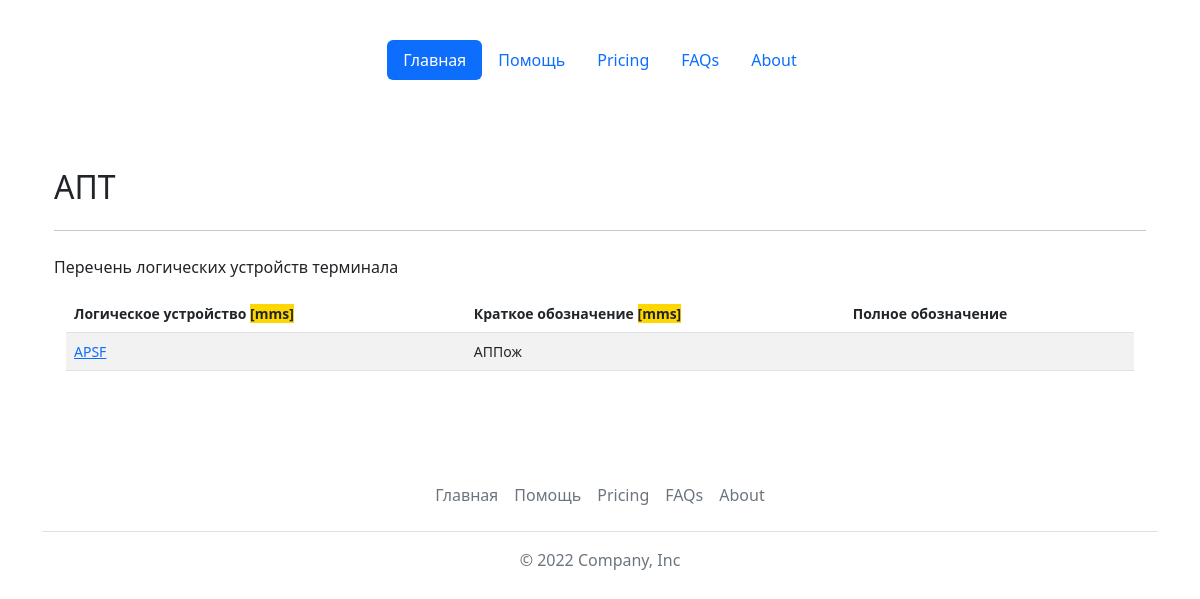
The app's page /reports/show/?name=АПТ&type=ied, older data.
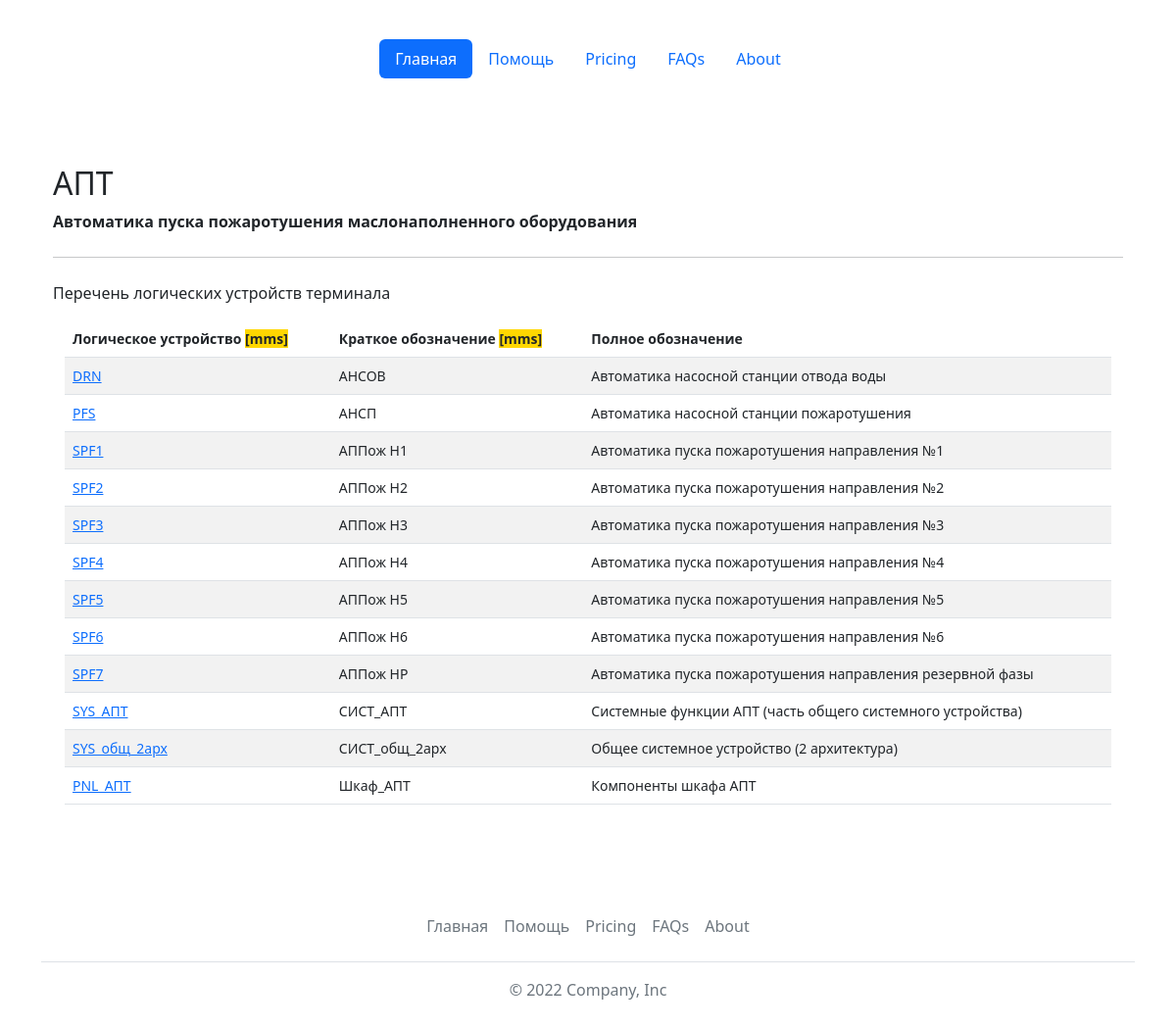
The same page, newer data.
### base_types/models.py (models this page shows, shortened)
class LogicDevices(models.Model):
    id = models.AutoField(primary_key=True)
    name = models.CharField(max_length=128, verbose_name='Обозначение логического устройства', unique=True)
    fb_name = models.CharField(max_length=128, verbose_name='Обозначение функционального блока', unique=True)
    description = models.TextField(max_length=1024, blank=True, verbose_name='Назначение логического устройства (ФБ)')
    def __str__(self):
        return self.name
    class Meta:
        verbose_name = 'Логическое устройство'
        verbose_name_plural = 'Логические устройства'
        ordering = ['name']

class Terminals(models.Model):
    id = models.AutoField(primary_key=True)
    name = models.CharField(max_length=64, verbose_name='Обозначение ИЭУ', unique=True)
    description = models.TextField(max_length=1024, blank=True, verbose_name='Назначение ИЭУ')
    class Meta:
        verbose_name = 'ИЭУ'
        verbose_name_plural = 'ИЭУ'
        ordering = ['name']

### base_types/views.py (the view, shortened to what this page needs)
# urls.py: path('reports/show/', views.show),
def show(request):
    name = request.GET.get('name')
    type = request.GET.get('type')
    if type == 'ied':
        ied = Terminals.objects.get(name=name)
        conns = PhDLDconnections.objects.all().filter(ied_id=ied.id)
        conns = conns.order_by('ld')
        lds = list()
        for item in conns.iterator():
            obj = LogicDevices.objects.get(name=item.ld)
            lds.append(obj)
        lds.sort(key=lambda x: x.fb_name)
        return render(request, 'base_types/showld.html', {'ied': ied, 'lds': lds})

### templates/base_types/showld.html
{% extends 'base.html' %}
{% block content %}
<main class="container py-5">
    {% if lds %}
    <h2 class="mt-4">{{ied.name}}</h2>
    <p><strong>{{ied.description}}</strong></p>
    <hr class="my-4">
    <p>Перечень логических устройств терминала</p>
    <div class="container small">
    <table class="table table-striped">
        <thead>
            <tr>
                <th scope="col">Логическое устройство <span style="background: gold">[mms]</span></th>
                <th scope="col">Краткое обозначение <span style="background: gold">[mms]</span></th>
                <th scope="col">Полное обозначение</th>
            </tr>
        </thead>
        <tbody>
        {% for item in lds %}
            <tr>
                <td><a href="?name={{item.name}}&type=ld">{{item.name}}</a></td>
                <td>{{item.fb_name}}</td>
                <td>{{item.description}}</td>
            </tr>
        {% endfor %}
        </tbody>
    </table>
    </div>
    {% else %}
    <h2 class="mt-4">В терминале "{{ied.name}}" нет логических устройств :(</h2>
    {% endif %}
</main>
{% endblock %}

Row changes from the older to the newer data that the page shows:
changed Terminals "АПТ": description (not shown) → "Автоматика пуска пожаротушения маслонаполненного оборудования"
added LogicDevices: name "DRN", fb_name "АНСОВ", description "Автоматика насосной станции отвода воды"
added LogicDevices: name "PFS", fb_name "АНСП", description "Автоматика насосной станции пожаротушения"
changed LogicDevices: name "APSF" → "SPF1"; fb_name "АППож" → "АППож Н1"; description (not shown) → "Автоматика пуска пожаротушения направления №1"
added LogicDevices: name "SPF2", fb_name "АППож Н2", description "Автоматика пуска пожаротушения направления №2"
added LogicDevices: name "SPF3", fb_name "АППож Н3", description "Автоматика пуска пожаротушения направления №3"
added LogicDevices: name "SPF4", fb_name "АППож Н4", description "Автоматика пуска пожаротушения направления №4"
added LogicDevices: name "SPF5", fb_name "АППож Н5", description "Автоматика пуска пожаротушения направления №5"
added LogicDevices: name "SPF6", fb_name "АППож Н6", description "Автоматика пуска пожаротушения направления №6"
added LogicDevices: name "SPF7", fb_name "АППож НР", description "Автоматика пуска пожаротушения направления резервной фазы"
added LogicDevices: name "SYS_АПТ", fb_name "СИСТ_АПТ", description "Системные функции АПТ (часть общего системного устройства)"
now on this page (row unchanged): LogicDevices: name "SYS_общ_2арх", fb_name "СИСТ_общ_2арх", description "Общее системное устройство (2 архитектура)"
added LogicDevices: name "PNL_АПТ", fb_name "Шкаф_АПТ", description "Компоненты шкафа АПТ"
